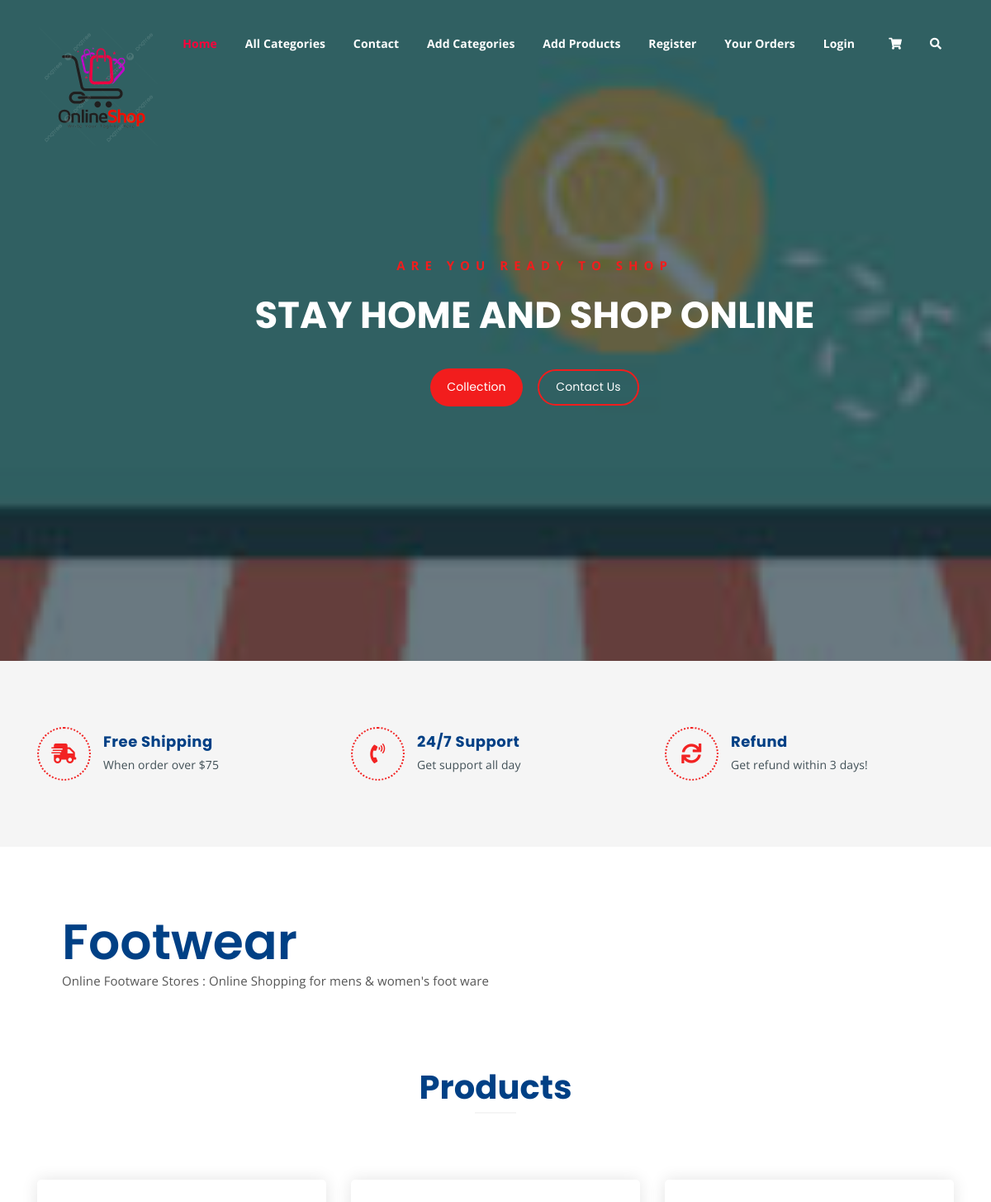
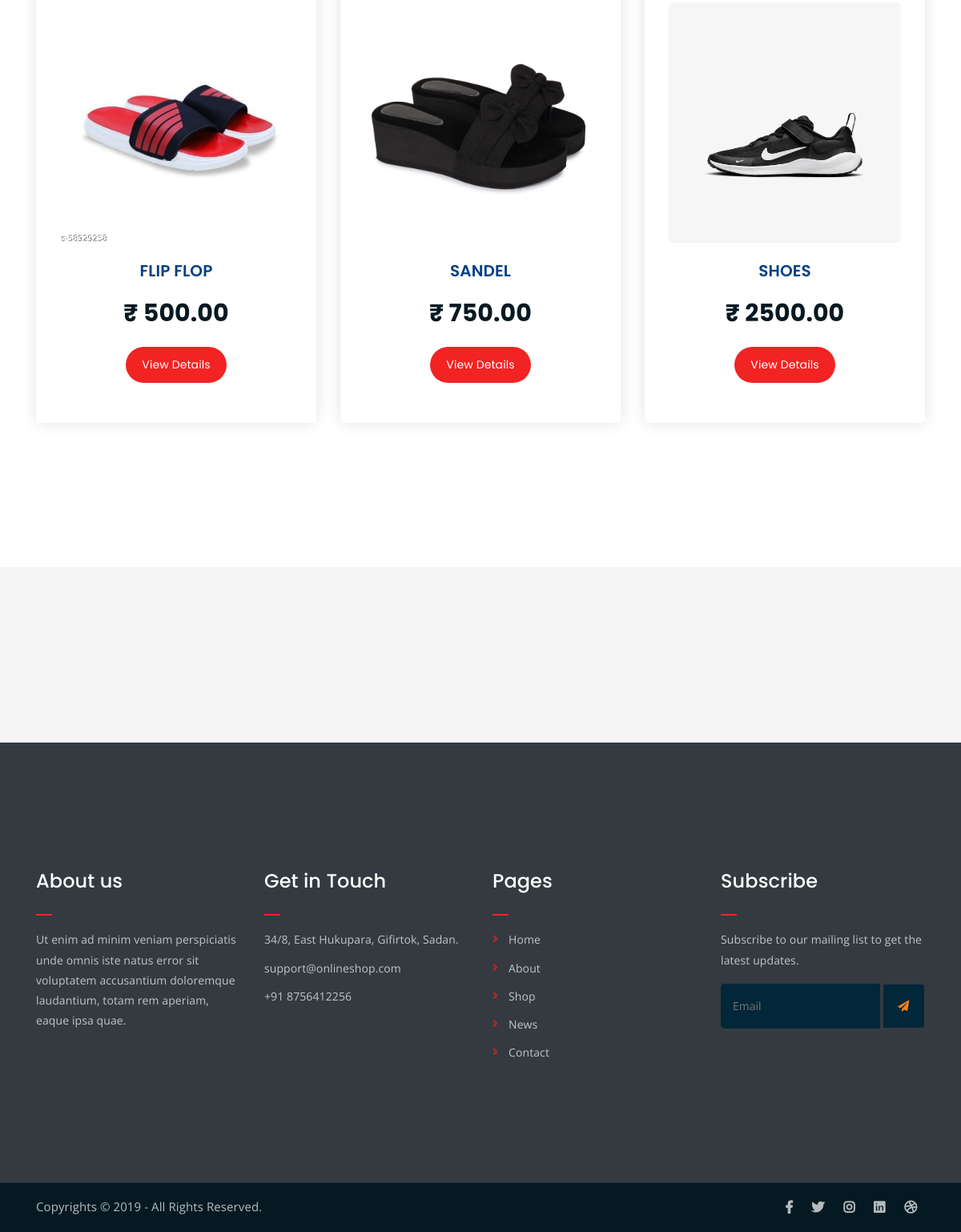
The app's page /categoryDetails/1 with its own data (2 pictures, top to bottom).
### shop/models.py (models this page shows, shortened)
class Category(models.Model):
    name = models.CharField(max_length=15)
    image = models.ImageField(upload_to='media/cat_image', blank=True, null=True)
    description = models.TextField()

class Product(models.Model):
    name = models.CharField(max_length=15)
    image = models.ImageField(upload_to='media/products', blank=True, null=True)
    description = models.TextField()
    price = models.DecimalField(max_digits=10, decimal_places=2)
    stock = models.IntegerField()
    available = models.BooleanField(default=True)
    created = models.DateTimeField(auto_now_add=True)
    updated = models.DateTimeField(auto_now=True)
    category = ForeignKey(Category, on_delete=models.CASCADE,related_name="products")

### shop/views.py (the view)
# urls.py: path('categoryDetails/<int:pk>',views.CategoryDetails.as_view(), name='categoryDetails'),
class CategoryDetails(DetailView):
    model = Category
    context_object_name = 'cat'
    template_name = 'products_page.html'

### cart/context_processors.py (called while the page is built)
def count_items(request):
    u = request.user
    count = 0
    if request.user.is_authenticated:
        c = Cart.objects.filter(user=u)
        for i in c:
            count = count+i.quantity
    return {'count':count}

### shop/context_processors.py (called while the page is built)
def links(request):
    c = Category.objects.all()
    return {'links':c}

### template/products_page.html
{% extends 'base.html' %}
{% load static %}
{% block content %}
	<div class="single-product mt-100 mb-100">
		<div class="container">
			<div class="row">
				<div class="col-md-7">
					<div class="single-product-content">
						<h3>{{cat.name}}</h3>
						<p>{{cat.description}}</p>
					</div>
				</div>
			</div>
		</div>
	</div>
	<div class="more-products mb-150">
		<div class="container">
			<div class="row">
				<div class="col-lg-8 offset-lg-2 text-center">
					<div class="section-title">
						<h3>Products</h3>
					</div>
				</div>
			</div>
			<div class="row">
				{% for i in cat.products.all %}
                <div class="col-lg-4 col-md-6 text-center">
					<div class="single-product-item">
						<div class="product-image">
							<a href="{% url 'shop:productInfo' i.id %}"><img src="{{i.image.url}}" height="300px"></a>
						</div>
						<h3>{{i.name}}</h3>
						<p class="product-price">₹ {{i.price}} </p>
						<a href="{% url 'shop:productInfo' i.id %}" class="cart-btn">View Details</a>
					</div>
				</div>
                {% endfor %}
			</div>
		</div>
	</div>
{% endblock %}

### template/base.html (shortened to what this page needs)
<!DOCTYPE html>
{% load static %}
<html lang="en">
<head>
	<link rel="stylesheet" href="{% static 'css/all.min.css' %}">
	<link rel="stylesheet" href="{% static 'bootstrap/css/bootstrap.min.css' %}">
	<link rel="stylesheet" href="{% static 'css/owl.carousel.css' %}">
	<link rel="stylesheet" href="{% static 'css/magnific-popup.css' %}">
	<link rel="stylesheet" href="{% static 'css/animate.css' %}">
	<link rel="stylesheet" href="{% static 'css/meanmenu.min.css' %}">
	<link rel="stylesheet" href="{% static 'css/main.css' %}">
	<link rel="stylesheet" href="{% static 'css/responsive.css' %}">
</head>
<body>
	<div class="top-header-area" id="sticker">
		<div class="container">
			<div class="row">
				<div class="col-lg-12 col-sm-12 text-center">
					<div class="main-menu-wrap">
						<div class="site-logo">
							<a href="index.html">
								<img src="{% static 'img/logomain.png' %}"  width="500px" height="150px">
							</a>
						</div>
						<nav class="main-menu">
							<ul>
								<li class="current-list-item"><a href="#">Home</a></li>
								<li><a href="#">All Categories</a>
								</li>
								<li><a href="contact.html">Contact</a></li>
								<li><a href="{% url 'cart:add_category' %}">Add Categories</a></li>
								<li><a href="{% url 'cart:add_product' %}">Add Products</a></li>
								{% if user.is_authenticated %}
								<li><a href="{% url 'cart:login' %}">Logout</a></li>
								{% else %}
								<li><a href="{% url 'cart:register' %}">Register</a></li>
								<li><a href="{% url 'cart:my_order' %}">Your Orders</a></li>
								<li><a href="{% url 'cart:login' %}">Login</a></li>
								{% endif %}
								<li>
									<div class="header-icons">
										<a class="shopping-cart" href="{% url 'cart:cartview' %}"><i class="fas fa-shopping-cart"></i></a>
										<a class="mobile-hide search-bar-icon" href="#"><i class="fas fa-search"></i></a>
									</div>
								</li>
							</ul>
						</nav>
					</div>
				</div>
			</div>
		</div>
	</div>
	<div class="hero-area hero-bg">
		<div class="container">
			<div class="row">
				<div class="col-lg-9 offset-lg-2 text-center">
					<div class="hero-text">
						<div class="hero-text-tablecell">
							<p class="subtitle">Are you ready to shop</p>
							<h1>STAY HOME AND SHOP ONLINE</h1>
							<div class="hero-btns">
								<a href="shop.html" class="boxed-btn">Collection</a>
								<a href="contact.html" class="bordered-btn">Contact Us</a>
							</div>
						</div>
					</div>
				</div>
			</div>
		</div>
	</div>
	<div class="list-section pt-80 pb-80">
		<div class="container">
			<div class="row">
				<div class="col-lg-4 col-md-6 mb-4 mb-lg-0">
					<div class="list-box d-flex align-items-center">
						<div class="list-icon">
							<i class="fas fa-shipping-fast"></i>
						</div>
						<div class="content">
							<h3>Free Shipping</h3>
							<p>When order over $75</p>
						</div>
					</div>
				</div>
				<div class="col-lg-4 col-md-6 mb-4 mb-lg-0">
					<div class="list-box d-flex align-items-center">
						<div class="list-icon">
							<i class="fas fa-phone-volume"></i>
						</div>
						<div class="content">
							<h3>24/7 Support</h3>
							<p>Get support all day</p>
						</div>
					</div>
				</div>
				<div class="col-lg-4 col-md-6">
					<div class="list-box d-flex justify-content-start align-items-center">
						<div class="list-icon">
							<i class="fas fa-sync"></i>
						</div>
						<div class="content">
							<h3>Refund</h3>
							<p>Get refund within 3 days!</p>
						</div>
					</div>
				</div>
			</div>
		</div>
	</div>
{% block content %}
{% endblock %}
	<div class="logo-carousel-section">
		<div class="container">
			<div class="row">
				<div class="col-lg-12">
					<div class="logo-carousel-inner">
						<div class="single-logo-item">
							<img src="{% static 'img/company-logos/1.png' %}" alt="">
						</div>
						<div class="single-logo-item">
							<img src="{% static 'img/company-logos/2.png' %}" alt="">
						</div>
						<div class="single-logo-item">
							<img src="{% static 'img/company-logos/3.png' %}" alt="">
						</div>
						<div class="single-logo-item">
							<img src="{% static 'img/company-logos/4.png' %}" alt="">
						</div>
					</div>
				</div>
			</div>
		</div>
	</div>
	<div class="footer-area">
		<div class="container">
			<div class="row">
				<div class="col-lg-3 col-md-6">
					<div class="footer-box about-widget">
						<h2 class="widget-title">About us</h2>
						<p>Ut enim ad minim veniam perspiciatis unde omnis iste natus error sit voluptatem accusantium doloremque laudantium, totam rem aperiam, eaque ipsa quae.</p>
					</div>
				</div>
				<div class="col-lg-3 col-md-6">
					<div class="footer-box get-in-touch">
						<h2 class="widget-title">Get in Touch</h2>
						<ul>
							<li>34/8, East Hukupara, Gifirtok, Sadan.</li>
							<li>support@onlineshop.com</li>
							<li>+91 8756412256</li>
						</ul>
					</div>
				</div>
				<div class="col-lg-3 col-md-6">
					<div class="footer-box pages">
						<h2 class="widget-title">Pages</h2>
						<ul>
							<li><a href="index.html">Home</a></li>
							<li><a href="about.html">About</a></li>
							<li><a href="services.html">Shop</a></li>
							<li><a href="news.html">News</a></li>
							<li><a href="contact.html">Contact</a></li>
						</ul>
					</div>
				</div>
				<div class="col-lg-3 col-md-6">
					<div class="footer-box subscribe">
						<h2 class="widget-title">Subscribe</h2>
						<p>Subscribe to our mailing list to get the latest updates.</p>
						<form action="index.html">
							<input type="email" placeholder="Email">
							<button type="submit"><i class="fas fa-paper-plane"></i></button>
						</form>
					</div>
				</div>
			</div>
		</div>
	</div>
	<div class="copyright">
		<div class="container">
			<div class="row">
				<div class="col-lg-6 col-md-12">
					<p>Copyrights &copy; 2019 -  All Rights Reserved.</p>
				</div>
				<div class="col-lg-6 text-right col-md-12">
					<div class="social-icons">
						<ul>
							<li><a href="#" target="_blank"><i class="fab fa-facebook-f"></i></a></li>
							<li><a href="#" target="_blank"><i class="fab fa-twitter"></i></a></li>
							<li><a href="#" target="_blank"><i class="fab fa-instagram"></i></a></li>
							<li><a href="#" target="_blank"><i class="fab fa-linkedin"></i></a></li>
							<li><a href="#" target="_blank"><i class="fab fa-dribbble"></i></a></li>
						</ul>
					</div>
				</div>
			</div>
		</div>
	</div>
</body>
</html>

### static/css/responsive.css (style rules this page uses)
@media only screen and (min-width: 992px) and (max-width: 1200px) { .hero-text h1 { font-size: 45px; } }

### records on screen
Category: name "Footwear", description "Online Footware Stores : Online Shopping for mens & women's foot ware"
Product: image (picture), name "FLIP FLOP", price "500.00"
Product: image (picture), name "SANDEL", price "750.00"
Product: image (picture), name "SHOES", price "2500.00"
